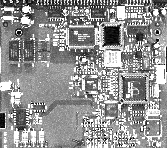
%> input picture Assignment1/Assignment1/1b.tif, 167 x 148 px
$ octave --eval "result = IPhistogram('1b.tif');"   (GNU Octave 9; MATLAB toolbox functions it lacks are replaced by stand-ins)
%> lines starting %> are read from the running program, lines starting %| are printed output that depends on the picture
%This file is used to implementat IPhistogram

function res = IPhistogram(imName)
%> called with imName = '1b.tif'

im = imread(imName);
%> im is the input picture: size 148x167 uint8; min 0, max 255, mean 147
originalSize = size(im);
%> originalSize = [148 167]

rawHistogram = zeros(1,256, 'uint32');


for i= 1:originalSize(1)
    for j = 1:originalSize(2)
        va = im(i, j);
        count = rawHistogram(1, va + 1);
        count = count + 1.0;
        rawHistogram(1, va + 1) = count;
    end
end
%> after the loop, rawHistogram = 256 values, max 4152 at index 255, min 0 at index 256, mean 96.55

bar( 1:256, rawHistogram );
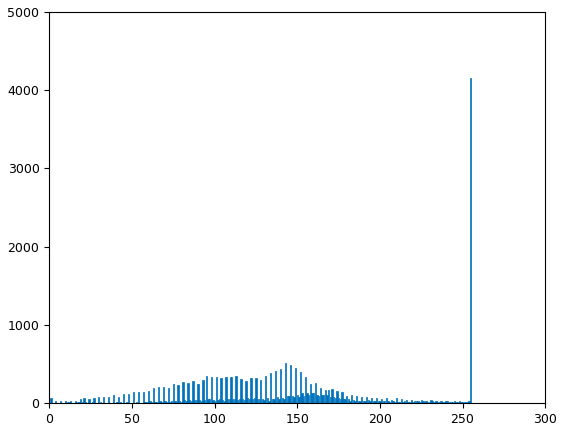
%> figure redrawn from the program's plot data; tallest bar 4152 high, from x = 254.6 to 255.4
res = rawHistogram;
%> res has the same summary as rawHistogram
%> `result = IPhistogram('1b.tif');`: result has the same summary as rawHistogram in IPhistogram

end
